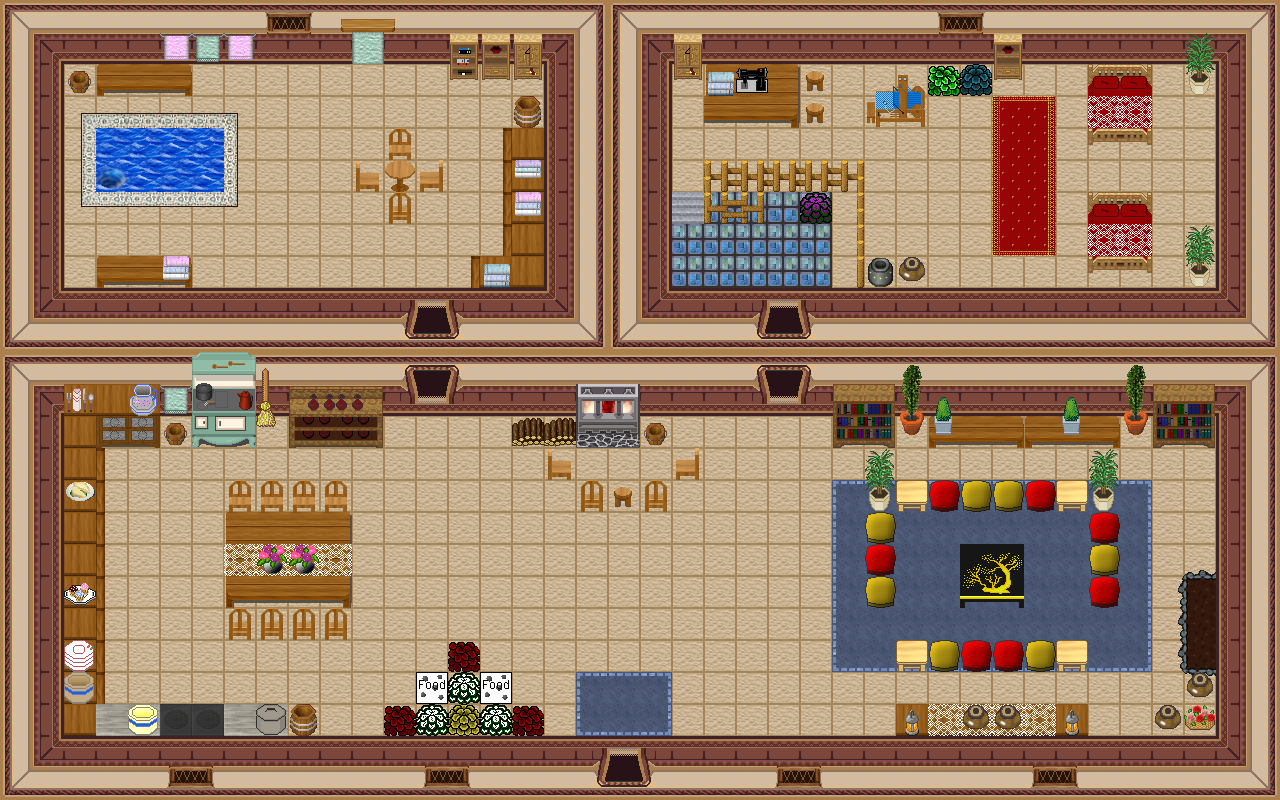

Tiled map render using the project's own tile images. Description and the map definition, with tile-layer contents summarised, below:
An orthogonal 40x25 tile map with 32x32 px tiles, 6 tile layers (0_floor, 1_terrain, 2_object, 3_roof, ...), 2 hidden layers not drawn, 55 tilesets.

<map version="1.2" tiledversion="1.2.5" orientation="orthogonal" renderorder="right-down" width="40" height="25" tilewidth="32" tileheight="32" infinite="0" nextlayerid="9" nextobjectid="1">
 <tileset firstgid="1" name="logic/collision" tilewidth="32" tileheight="32" tilecount="1" columns="1">
  <image source="../../tileset/logic/collision.png" width="32" height="32" />
 </tileset>
 <tileset firstgid="2" name="floor oriental tile" tilewidth="32" tileheight="32" tilecount="1" columns="1">
  <image source="../../tileset/ground/indoor/oriental_tan_tile.png" width="32" height="32" />
 </tileset>
 <tileset firstgid="3" name="bluecarpet" tilewidth="32" tileheight="32" tilecount="9" columns="3">
  <image source="../../tileset/furniture/carpet/blue.png" width="96" height="96" />
 </tileset>
 <tileset firstgid="12" name="wall red" tilewidth="32" tileheight="32" tilecount="16" columns="4">
  <image source="../../tileset/building/wall/int_wall_dark_red.png" width="128" height="128" />
 </tileset>
 <tileset firstgid="28" name="int red wall" tilewidth="32" tileheight="32" tilecount="16" columns="4">
  <image source="../../tileset/building/wall/int_wall_dark_red_corners.png" width="128" height="128" />
 </tileset>
 <tileset firstgid="44" name="windows" tilewidth="32" tileheight="32" tilecount="16" columns="4">
  <image source="../../tileset/building/window/int_windows_dark_red.png" width="128" height="128" />
 </tileset>
 <tileset firstgid="60" name="dark red ns" tilewidth="32" tileheight="32" tilecount="12" columns="3">
  <image source="../../tileset/building/entrance/dark_red_ns.png" width="96" height="128" />
 </tileset>
 <tileset firstgid="72" name="brush" tilewidth="32" tileheight="32" tilecount="3" columns="1">
  <image source="../../tileset/item/brush.png" width="32" height="96" />
 </tileset>
 <tileset firstgid="75" name="pot grey" tilewidth="32" tileheight="32" tilecount="1" columns="1">
  <image source="../../tileset/item/pot/pot_grey.png" width="32" height="32" />
 </tileset>
 <tileset firstgid="76" name="pot on stone" tilewidth="32" tileheight="32" tilecount="1" columns="1">
  <image source="../../tileset/item/pot/pot_on_stone.png" width="32" height="32" />
 </tileset>
 <tileset firstgid="77" name="carpets" tilewidth="32" tileheight="32" tilecount="8" columns="4">
  <image source="../../tileset/furniture/carpet/carpets.png" width="128" height="64" />
 </tileset>
 <tileset firstgid="85" name="carpet nain rug" tilewidth="32" tileheight="32" tilecount="16" columns="4">
  <image source="../../tileset/furniture/carpet/nain_rug.png" width="128" height="128" />
 </tileset>
 <tileset firstgid="101" name="carpets rug border" tilewidth="32" tileheight="32" tilecount="9" columns="3">
  <image source="../../tileset/furniture/carpet/rug_border.png" width="96" height="96" />
 </tileset>
 <tileset firstgid="110" name="dishes" tilewidth="32" tileheight="32" tilecount="6" columns="2">
  <image source="../../tileset/furniture/crockery/dishes.png" width="64" height="96" />
 </tileset>
 <tileset firstgid="116" name="dishes knife spoon" tilewidth="32" tileheight="32" tilecount="1" columns="1">
  <image source="../../tileset/furniture/crockery/knife_spoon.png" width="32" height="32" />
 </tileset>
 <tileset firstgid="117" name="pie safe" tilewidth="32" tileheight="32" tilecount="4" columns="2">
  <image source="../../tileset/furniture/kitchen/pie_safe.png" width="64" height="64" />
 </tileset>
 <tileset firstgid="121" name="stove" tilewidth="32" tileheight="32" tilecount="6" columns="2">
  <image source="../../tileset/furniture/kitchen/stove.png" width="64" height="96" />
 </tileset>
 <tileset firstgid="127" name="water" tilewidth="32" tileheight="32" tilecount="30" columns="3">
  <image source="../../tileset/ground/water/dungeon_water.png" width="96" height="320" />
 </tileset>
 <tileset firstgid="157" name="door" tilewidth="32" tileheight="32" tilecount="6" columns="3">
  <image source="../../tileset/building/door/door.png" width="96" height="64" />
 </tileset>
 <tileset firstgid="163" name="stairs blue stone" tilewidth="32" tileheight="32" tilecount="3" columns="3">
  <image source="../../tileset/building/stairs/blue_stone.png" width="96" height="32" />
 </tileset>
 <tileset firstgid="166" name="shelfs" tilewidth="32" tileheight="32" tilecount="12" columns="3">
  <image source="../../tileset/furniture/shelve/pale_book_bottle_shelf.png" width="96" height="128" />
 </tileset>
 <tileset firstgid="178" name="table wooden rectangular" tilewidth="32" tileheight="32" tilecount="9" columns="3">
  <image source="../../tileset/furniture/table/wooden_rectangular.png" width="96" height="96" />
 </tileset>
 <tileset firstgid="187" name="table square pale" tilewidth="32" tileheight="32" tilecount="1" columns="1">
  <image source="../../tileset/furniture/table/square_pale.png" width="32" height="32" />
 </tileset>
 <tileset firstgid="188" name="table with hob pale" tilewidth="32" tileheight="32" tilecount="3" columns="3">
  <image source="../../tileset/furniture/table/table_with_hob_pale.png" width="96" height="32" />
 </tileset>
 <tileset firstgid="191" name="flower baskets" tilewidth="32" tileheight="32" tilecount="3" columns="1">
  <image source="../../tileset/plant/indoor/flower_baskets.png" width="32" height="96" />
 </tileset>
 <tileset firstgid="194" name="flower vase" tilewidth="32" tileheight="32" tilecount="3" columns="3">
  <image source="../../tileset/plant/indoor/flower_vase.png" width="96" height="32" />
 </tileset>
 <tileset firstgid="197" name="oriental plant" tilewidth="32" tileheight="32" tilecount="2" columns="1">
  <image source="../../tileset/plant/indoor/oriental_plant.png" width="32" height="64" />
 </tileset>
 <tileset firstgid="199" name="plant pot" tilewidth="32" tileheight="32" tilecount="3" columns="1">
  <image source="../../tileset/plant/indoor/pot_plant.png" width="32" height="96" />
 </tileset>
 <tileset firstgid="202" name="plant pot 1" tilewidth="32" tileheight="32" tilecount="12" columns="6">
  <image source="../../tileset/plant/indoor/pot_plant_1.png" width="192" height="64" />
 </tileset>
 <tileset firstgid="214" name="whirlpool" tilewidth="32" tileheight="32" tilecount="8" columns="1">
  <image source="../../tileset/ground/water/whirlpool.png" width="32" height="256" />
 </tileset>
 <tileset firstgid="222" name="bench" tilewidth="32" tileheight="32" tilecount="3" columns="3">
  <image source="../../tileset/furniture/table/bench.png" width="96" height="32" />
 </tileset>
 <tileset firstgid="225" name="hosta" tilewidth="32" tileheight="32" tilecount="9" columns="3">
  <image source="../../tileset/plant/bush/hosta.png" width="96" height="96" />
 </tileset>
 <tileset firstgid="234" name="furnace green" tilewidth="32" tileheight="32" tilecount="4" columns="2">
  <image source="../../tileset/building/decoration/furnace.png" width="64" height="64" />
 </tileset>
 <tileset firstgid="238" name="fire" tilewidth="32" tileheight="32" tilecount="27" columns="3">
  <image source="../../tileset/ground/fire/fire.png" width="96" height="288" />
 </tileset>
 <tileset firstgid="265" name="flames" tilewidth="32" tileheight="32" tilecount="6" columns="6">
  <image source="../../tileset/furniture/light/flames.png" width="192" height="32" />
 </tileset>
 <tileset firstgid="271" name="lace" tilewidth="32" tileheight="32" tilecount="2" columns="2">
  <image source="../../tileset/item/textile/lace.png" width="64" height="32" />
 </tileset>
 <tileset firstgid="273" name="towels" tilewidth="32" tileheight="32" tilecount="24" columns="6">
  <image source="../../tileset/item/textile/towels.png" width="192" height="128" />
 </tileset>
 <tileset firstgid="297" name="meals3" tilewidth="32" tileheight="32" tilecount="4" columns="2">
  <image source="../../tileset/item/food/meals_3.png" width="64" height="64" />
 </tileset>
 <tileset firstgid="301" name="barrel" tilewidth="32" tileheight="32" tilecount="2" columns="1">
  <image source="../../tileset/item/pot/barrel.png" width="32" height="64" />
 </tileset>
 <tileset firstgid="303" name="table wooden" tilewidth="32" tileheight="32" tilecount="1" columns="1">
  <image source="../../tileset/furniture/table/wooden.png" width="32" height="32" />
 </tileset>
 <tileset firstgid="304" name="chair wooden" tilewidth="32" tileheight="32" tilecount="5" columns="5">
  <image source="../../tileset/furniture/chair/wooden.png" width="160" height="32" />
 </tileset>
 <tileset firstgid="309" name="fence wooden" tilewidth="32" tileheight="32" tilecount="12" columns="3">
  <image source="../../tileset/building/fence/fence_wooden.png" width="96" height="128" />
 </tileset>
 <tileset firstgid="321" name="pillow red" tilewidth="32" tileheight="32" tilecount="1" columns="1">
  <image source="../../tileset/furniture/bed/pillow_red.png" width="32" height="32" />
 </tileset>
 <tileset firstgid="322" name="pillow yellow" tilewidth="32" tileheight="32" tilecount="1" columns="1">
  <image source="../../tileset/furniture/bed/pillow_yellow.png" width="32" height="32" />
 </tileset>
 <tileset firstgid="323" name="table oriental" tilewidth="32" tileheight="32" tilecount="4" columns="2">
  <image source="../../tileset/furniture/table/oriental_table.png" width="64" height="64" />
 </tileset>
 <tileset firstgid="327" name="shelfs 3" tilewidth="32" tileheight="32" tilecount="6" columns="3">
  <image source="../../tileset/furniture/shelve/bright_bookshelf_and_cupboard.png" width="96" height="64" />
 </tileset>
 <tileset firstgid="333" name="sewing machine" tilewidth="32" tileheight="32" tilecount="1" columns="1">
  <image source="../../tileset/item/sewing_machine.png" width="32" height="32" />
 </tileset>
 <tileset firstgid="334" name="loom" tilewidth="32" tileheight="32" tilecount="4" columns="2">
  <image source="../../tileset/furniture/other/loom.png" width="64" height="64" />
 </tileset>
 <tileset firstgid="338" name="lamp" tilewidth="32" tileheight="32" tilecount="4" columns="4">
  <image source="../../tileset/furniture/light/small_lamp.png" width="128" height="32" />
 </tileset>
 <tileset firstgid="342" name="logic/item/sheepfood" tilewidth="32" tileheight="32" tilecount="1" columns="1">
  <image source="../../tileset/logic/item/sheepfood.png" width="32" height="32" />
 </tileset>
 <tileset firstgid="343" name="dk red detail ns" tilewidth="32" tileheight="32" tilecount="12" columns="3">
  <image source="../../tileset/building/entrance/dark_red_ns_detail.png" width="96" height="128" />
 </tileset>
 <tileset firstgid="355" name="double_red" tilewidth="32" tileheight="32" tilecount="8" columns="2">
  <image source="../../tileset/furniture/bed/double_red.png" width="64" height="128" />
 </tileset>
 <tileset firstgid="363" name="ground_3" tilewidth="32" tileheight="32" tilecount="5" columns="5">
  <image source="../../tileset/ground/ground_3.png" width="160" height="32" />
 </tileset>
 <tileset firstgid="368" name="item/firewood" tilewidth="32" tileheight="32" tilecount="12" columns="3">
  <image source="../../tileset/item/firewood.png" width="96" height="128" />
 </tileset>
 <tileset firstgid="380" name="terrain/cave_edges_blue" tilewidth="32" tileheight="32" tilecount="25" columns="5">
  <image source="../../tileset/terrain/cave_edges_blue.png" width="160" height="160" />
 </tileset>
 <layer id="1" name="0_floor" width="40" height="25">
  <data>[1000 cells, 998 non-empty, 23 distinct tile ids]</data>
 </layer>
 <layer id="2" name="1_terrain" width="40" height="25">
  <data>[1000 cells, 618 non-empty, 121 distinct tile ids]</data>
 </layer>
 <layer id="3" name="2_object" width="40" height="25">
  <data>[1000 cells, 73 non-empty, 46 distinct tile ids]</data>
 </layer>
 <layer id="4" name="3_roof" width="40" height="25">
  <data>[1000 cells, 35 non-empty, 18 distinct tile ids]</data>
 </layer>
 <layer id="5" name="4_roof_add" width="40" height="25">
  <data>[1000 cells, 4 non-empty, 1 distinct tile ids]</data>
 </layer>
 <layer id="6" name="objects" width="40" height="25">
  <data>[1000 cells, 2 non-empty, 1 distinct tile ids]</data>
 </layer>
 <layer id="7" name="collision" width="40" height="25" visible="0" opacity="0.35">
  <data>[1000 cells, 504 non-empty, 1 distinct tile ids]</data>
 </layer>
 <layer id="8" name="protection" width="40" height="25" visible="0">
  <data>[1000 cells, 0 non-empty, 0 distinct tile ids]</data>
 </layer>
</map>
